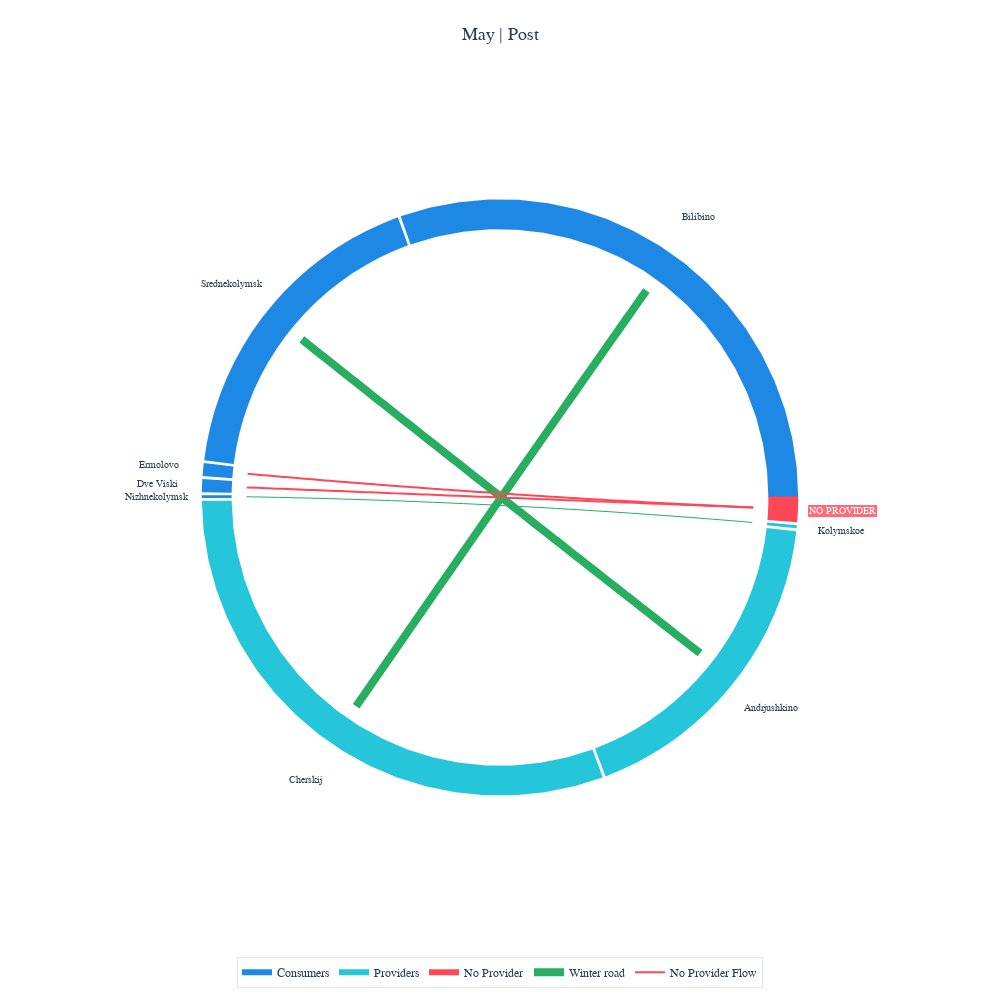
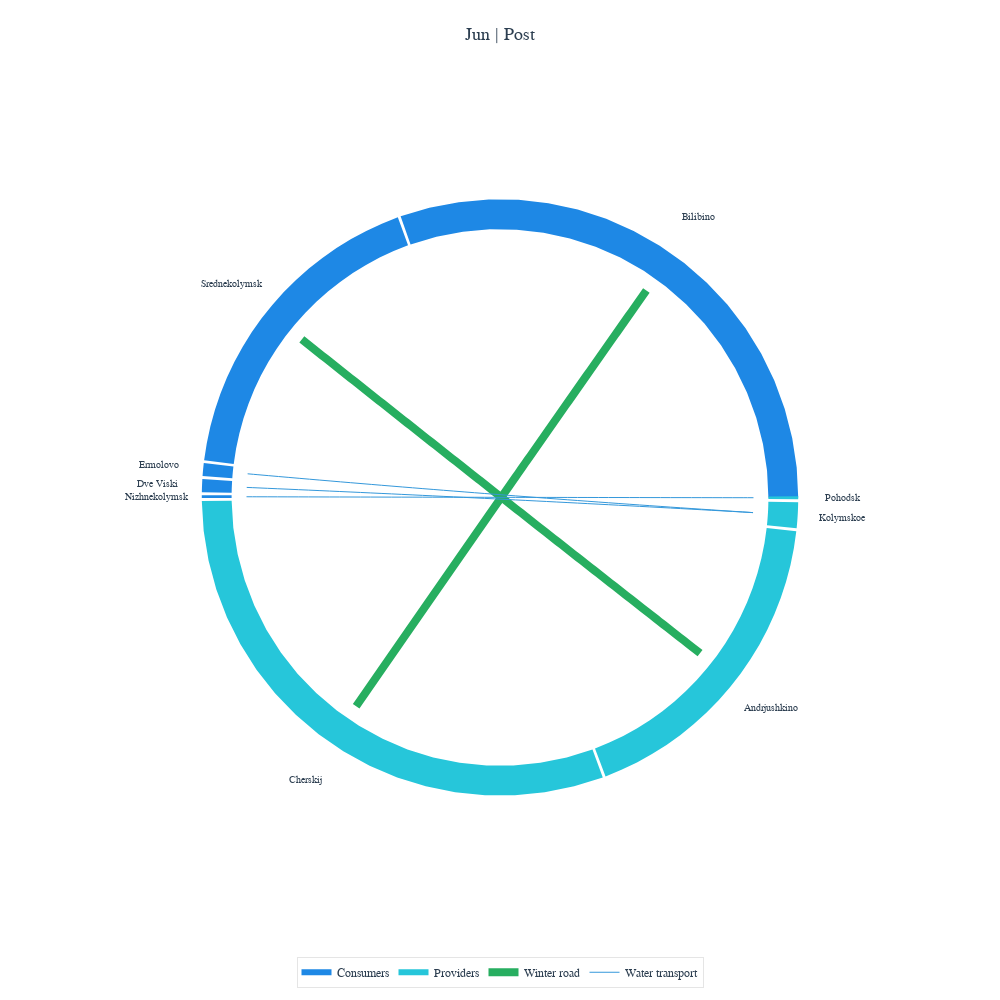
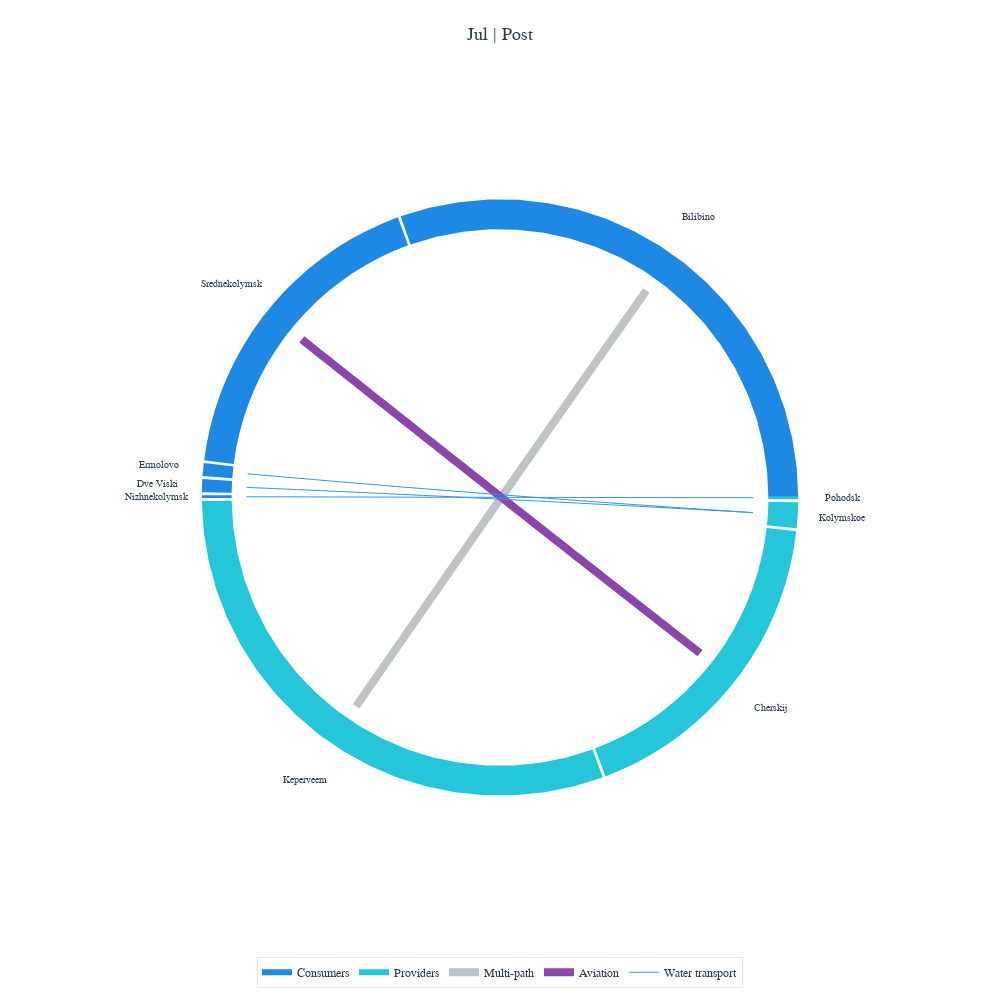
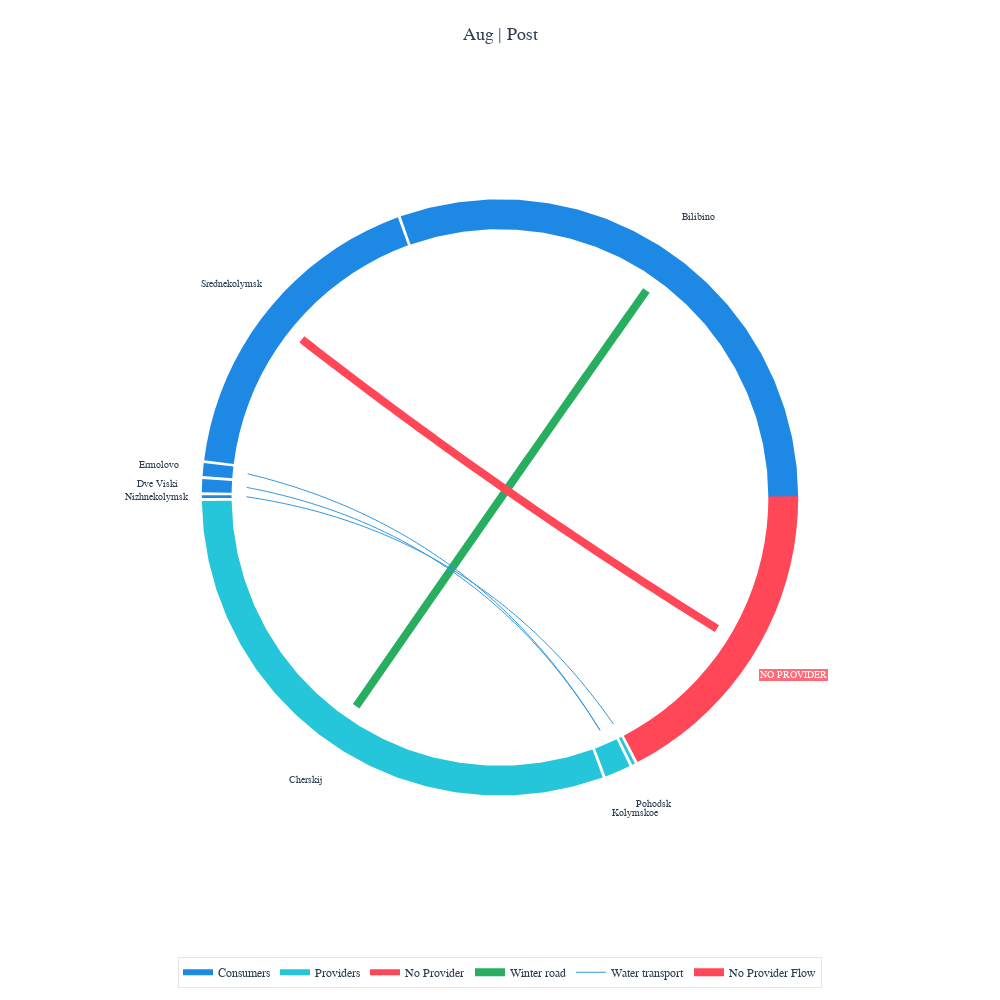

Write notebook code for charts like these, in order.
### Code cell
from plotter_circular_network_sankey_style import plot_circular_network_sankey_style
from constants import month_order

for service in service_list:
    print(service)
    graphs = all_results[SETTL_NAME][service]["stats"].graphs[month_start:end_month]
    for i, g in enumerate(graphs):
        fig = plot_circular_network_sankey_style(
            g,
            service_name=service,
            month_name=month_order[month_start + i],
        )
        fig.show()
    print("=" * 10)
